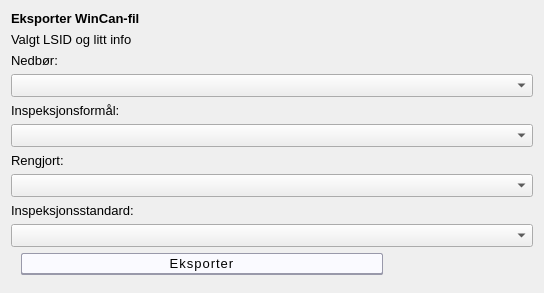
<?xml version="1.0" encoding="UTF-8"?>
<ui version="4.0">
 <class>Dialog</class>
 <widget class="QDialog" name="Dialog">
  <property name="geometry">
   <rect>
    <x>0</x>
    <y>0</y>
    <width>544</width>
    <height>293</height>
   </rect>
  </property>
  <property name="windowTitle">
   <string>Dialog</string>
  </property>
  <property name="styleSheet">
   <string notr="true">QWidget{
	margin: 0;
	font-size: 10.1pt;
}
QComboBox{
 	padding: 2px 6px;
}
QPushButton{
  text-align: center;
  display: inline-block;
  padding: 2px 0;
  border: 1px solid #99a;
  border-bottom: 2px solid #99a;
  letter-spacing: 1px;
  overflow:hidden;
  margin: 0 10px;
  background-color: #fafaff;
  border-radius: 2px;
}
QPushButton:hover {
    background-color: #446;
    color: white;
	border: 1px solid #fff;
}
QPushButton::disabled {
    background-color: #ccc;
    color: #777;
	border: 1px solid #999;
}
</string>
  </property>
  <layout class="QFormLayout" name="formLayout">
   <item row="0" column="0" colspan="2">
    <widget class="QLabel" name="label_6">
     <property name="text">
      <string>&lt;html&gt;&lt;head/&gt;&lt;body&gt;&lt;p&gt;&lt;span style=&quot; font-weight:600;&quot;&gt;Eksporter WinCan-fil&lt;/span&gt;&lt;/p&gt;&lt;/body&gt;&lt;/html&gt;</string>
     </property>
     <property name="wordWrap">
      <bool>true</bool>
     </property>
    </widget>
   </item>
   <item row="9" column="0" colspan="2">
    <widget class="QComboBox" name="cmbSelectStandard"/>
   </item>
   <item row="7" column="0" colspan="2">
    <widget class="QComboBox" name="cmbSelectPrewashed"/>
   </item>
   <item row="5" column="0" colspan="2">
    <widget class="QComboBox" name="cmbSelectPurpose"/>
   </item>
   <item row="3" column="0" colspan="2">
    <widget class="QComboBox" name="cmbSelectWeather"/>
   </item>
   <item row="2" column="0" colspan="2">
    <widget class="QLabel" name="label">
     <property name="text">
      <string>Nedbør:</string>
     </property>
    </widget>
   </item>
   <item row="4" column="0" colspan="2">
    <widget class="QLabel" name="label_2">
     <property name="text">
      <string>Inspeksjonsformål:</string>
     </property>
    </widget>
   </item>
   <item row="6" column="0" colspan="2">
    <widget class="QLabel" name="label_3">
     <property name="text">
      <string>Rengjort:</string>
     </property>
    </widget>
   </item>
   <item row="8" column="0" colspan="2">
    <widget class="QLabel" name="label_4">
     <property name="text">
      <string>Inspeksjonsstandard:</string>
     </property>
    </widget>
   </item>
   <item row="10" column="0" colspan="2">
    <widget class="QPushButton" name="btnSubmit">
     <property name="maximumSize">
      <size>
       <width>382</width>
       <height>16777215</height>
      </size>
     </property>
     <property name="text">
      <string>Eksporter</string>
     </property>
    </widget>
   </item>
   <item row="1" column="0" colspan="2">
    <widget class="QLabel" name="labelLSID">
     <property name="text">
      <string>Valgt LSID og litt info</string>
     </property>
     <property name="wordWrap">
      <bool>true</bool>
     </property>
    </widget>
   </item>
  </layout>
 </widget>
 <resources/>
 <connections/>
</ui>
